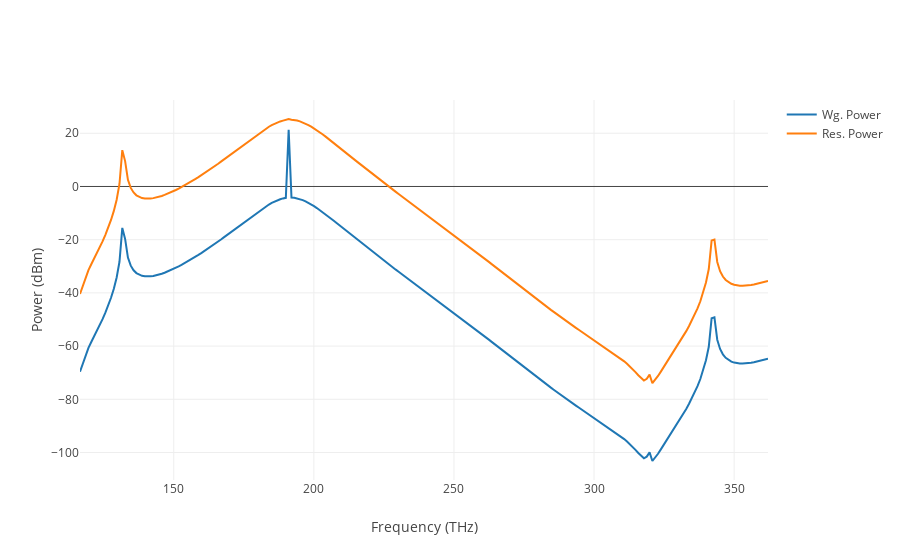

The cell this chart's notebook holds for it:
### Markdown cell above
To have a better idea of what happen for a given detuning we can plot the spectra and the temporal profile of the electric field in the resonator

### Code cell
ind = 692
_ = solver.PlotCombSpectra(ind)

### Figure 1 — Plotly figure (JSON) as saved in the notebook; plotly's stock layout.template omitted (floating-point values rounded to 4 significant figures; data arrays with more than 128 entries replaced by an {"elided": "..."} marker saying what was removed)
{"data": [{"mode": "lines", "name": "Wg. Power", "type": "scatter", "uid": "f96c8e22-ccbe-11e8-9b8e-8c8590492a0e", "x": {"elided": "245 float values"}, "y": {"elided": "245 float values"}}, {"mode": "lines", "name": "Res. Power", "type": "scatter", "uid": "f96c8f94-ccbe-11e8-ba9b-8c8590492a0e", "x": {"elided": "245 float values"}, "y": {"elided": "245 float values"}}], "layout": {"autosize": true, "xaxis": {"autorange": true, "range": [116.5, 362.1], "title": "Frequency (THz)", "type": "linear"}, "yaxis": {"autorange": true, "range": [-110.3, 32.51], "title": "Power (dBm)", "type": "linear"}}}
